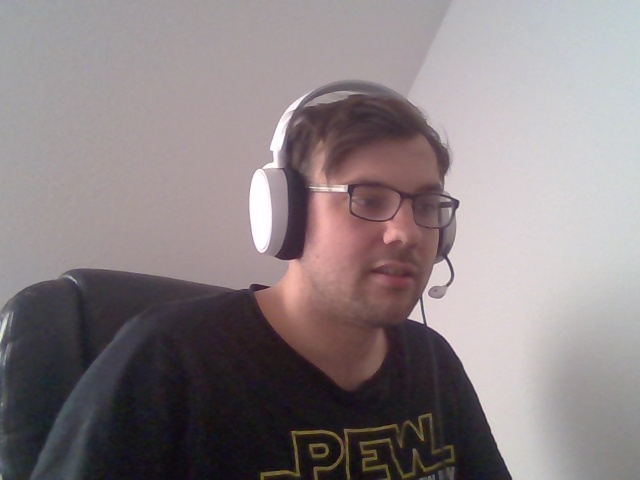
#> input picture bodypix-api/image.jpg, 640 x 480 px, given in place of the camera
$ python interactive_segmentation.py
#> lines starting #> are read from the running program, lines starting #| are printed output that depends on the picture; after the words box and inside, x2 and y2 are one past the last pixel; in counts of white or black regions, pixels touching at a corner belong together
import cv2
import numpy as np

cap = cv2.VideoCapture(0)
width, height = int(cap.get(cv2.CAP_PROP_FRAME_WIDTH)), int(cap.get(cv2.CAP_PROP_FRAME_HEIGHT))
panel = np.zeros([400, 700], np.uint8)
cv2.namedWindow('panel')


def nonefunc(x):
    pass


cv2.createTrackbar('L – h', 'panel', 0, 179, nonefunc)
#> slider 'L – h' is set to 35
cv2.createTrackbar('U – h', 'panel', 179, 179, nonefunc)

cv2.createTrackbar('L – s', 'panel', 0, 255, nonefunc)
#> slider 'L – s' is set to 51
cv2.createTrackbar('U – s', 'panel', 255, 255, nonefunc)

cv2.createTrackbar('L – v', 'panel', 0, 255, nonefunc)
#> slider 'L – v' is set to 51
cv2.createTrackbar('U – v', 'panel', 255, 255, nonefunc)

cv2.createTrackbar('S ROWS', 'panel', 0, height, nonefunc)
#> slider 'S ROWS' is set to 100
cv2.createTrackbar('E ROWS', 'panel', height, height, nonefunc)
cv2.createTrackbar('S COL', 'panel', 0, width, nonefunc)
#> slider 'S COL' is set to 100
cv2.createTrackbar('E COL', 'panel', width, width, nonefunc)

while True:
    _, frame = cap.read()
#> frame is the input picture: shape (480, 640, 3); mean B, G, R 131.8, 129.5, 139

    s_r = cv2.getTrackbarPos('S ROWS', 'panel')
    e_r = cv2.getTrackbarPos('E ROWS', 'panel')
    s_c = cv2.getTrackbarPos('S COL', 'panel')
    e_c = cv2.getTrackbarPos('E COL', 'panel')

    roi = frame[s_r: e_r, s_c: e_c]
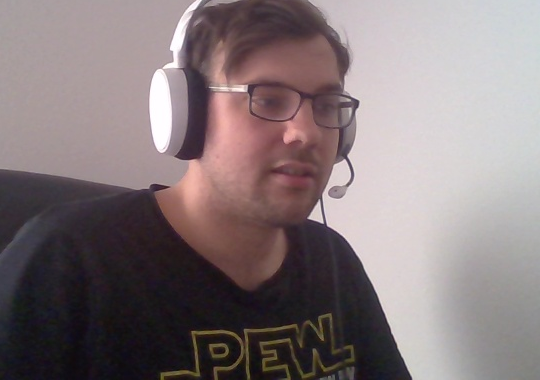
#> roi: shape (380, 540, 3); mean B, G, R 122.9, 121, 133.5

    hsv = cv2.cvtColor(roi, cv2.COLOR_BGR2HSV)
#> hsv: shape (380, 540, 3); mean H, S, V 106.3, 39.2, 134.4

    l_h = cv2.getTrackbarPos('L – h', 'panel')
    u_h = cv2.getTrackbarPos('U – h', 'panel')
    l_s = cv2.getTrackbarPos('L – s', 'panel')
    u_s = cv2.getTrackbarPos('U – s', 'panel')
    l_v = cv2.getTrackbarPos('L – v', 'panel')
    u_v = cv2.getTrackbarPos('U – v', 'panel')

    lower_green = np.array([l_h, l_s, l_v])
    upper_green = np.array([u_h, u_s, u_v])

    mask = cv2.inRange(hsv, lower_green, upper_green)
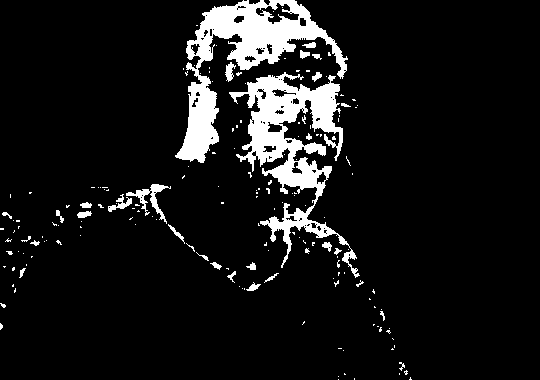
#> mask: shape (380, 540); 8.8% white; 174 white regions (144 under 20 px), largest, box (x1, y1, x2, y2) and area: (229, 72, 360, 278) 7853, (175, 0, 348, 163) 7723, (126, 184, 171, 224) 440
    mask_inv = cv2.bitwise_not(mask)

    bg = cv2.bitwise_and(roi, roi, mask=mask)
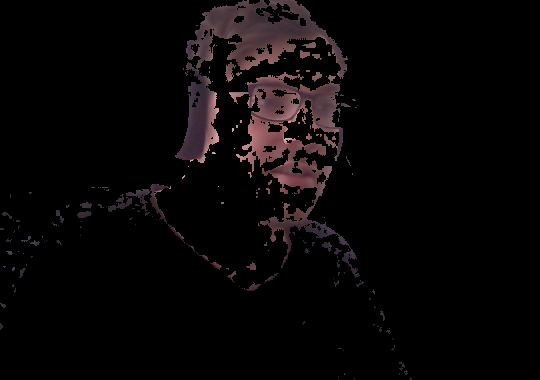
#> bg: shape (380, 540, 3); mean B, G, R 6.6, 6, 8.5
    fg = cv2.bitwise_and(roi, roi, mask=mask_inv)
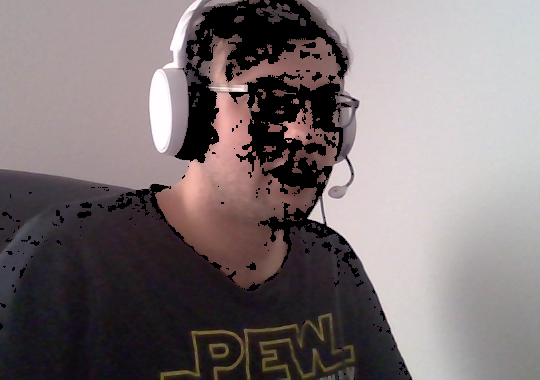
#> fg: shape (380, 540, 3); mean B, G, R 116.4, 115, 125

    cv2.imshow('bg', bg)
    cv2.imshow('fg', fg)

    cv2.imshow('panel', panel)

    if cv2.waitKey(1) & 0xFF == ord('q'):
#> (key q is pressed here)
        break

cap.release()
cv2.destroyAllWindows()
